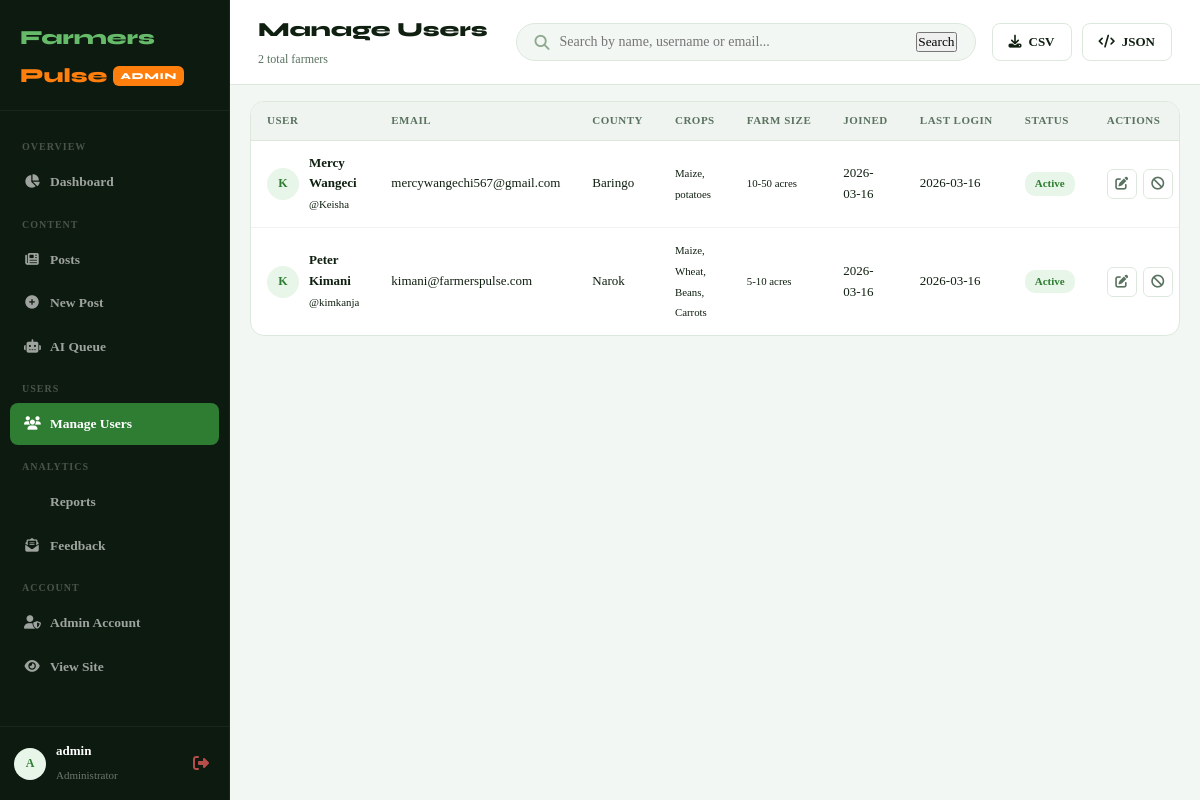
/admin/users (signed in), run on an earlier commit of the app's database.
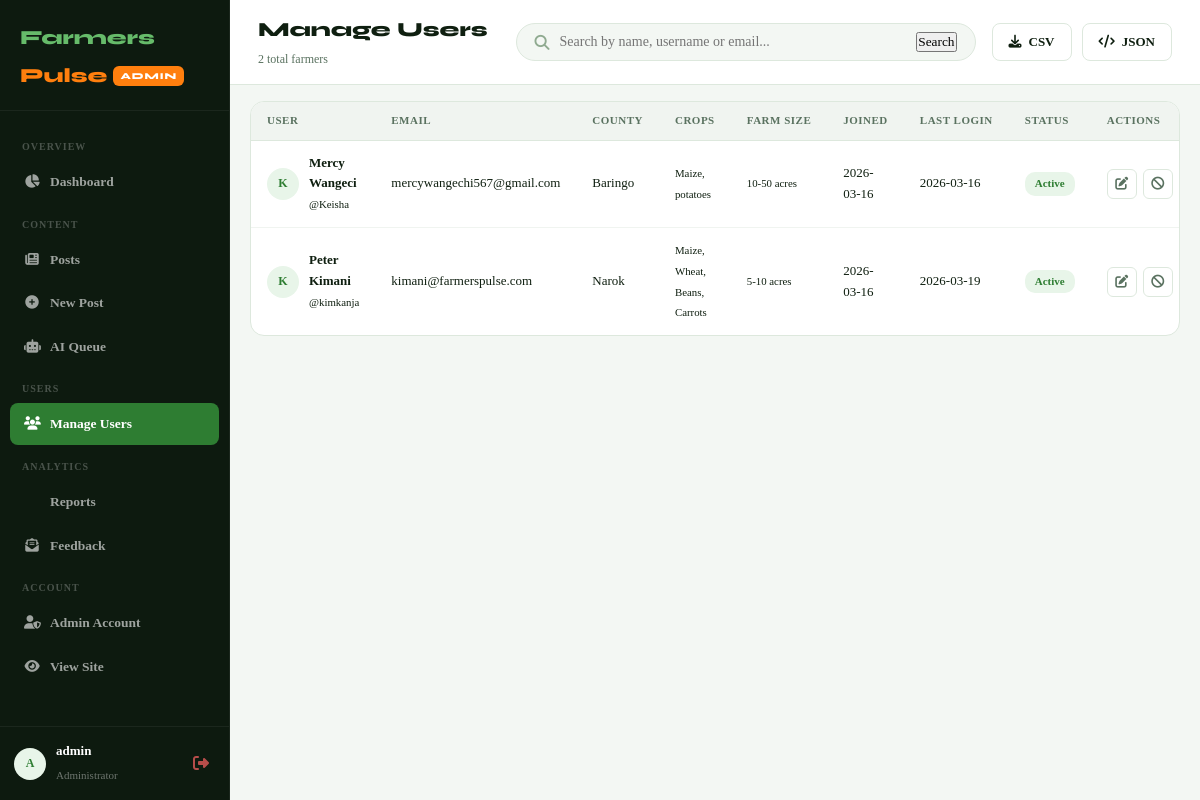
And on a later commit of the database.
### tables this page shows
CREATE TABLE users (
        id INTEGER PRIMARY KEY AUTOINCREMENT,
        username TEXT UNIQUE NOT NULL,
        email TEXT UNIQUE NOT NULL,
        password TEXT NOT NULL,
        role TEXT DEFAULT 'farmer',
        full_name TEXT DEFAULT '',
        phone TEXT DEFAULT '',
        county TEXT DEFAULT '',
        crop_types TEXT DEFAULT '',
        farm_size TEXT DEFAULT '',
        bio TEXT DEFAULT '',
        profile_pic TEXT DEFAULT '',
        is_active INTEGER DEFAULT 1,
        is_banned INTEGER DEFAULT 0,
        ban_reason TEXT DEFAULT '',
        created_at TEXT DEFAULT (datetime('now')),
        last_login TEXT
    );

### app.py (the view)
@app.route("/admin/users")
@login_required
@admin_required
def admin_users():
    page=request.args.get("page",1,type=int); search=request.args.get("search",""); per_page=15; offset=(page-1)*per_page
    conn=get_db(); where="role='farmer'"; params=[]
    if search: where+=" AND (username LIKE ? OR email LIKE ? OR full_name LIKE ?)"; params.extend([f"%{search}%"]*3)
    total=conn.execute(f"SELECT COUNT(*) FROM users WHERE {where}",params).fetchone()[0]
    users=conn.execute(f"SELECT * FROM users WHERE {where} ORDER BY created_at DESC LIMIT ? OFFSET ?",params+[per_page,offset]).fetchall()
    conn.close(); total_pages=(total+per_page-1)//per_page
    return render_template("admin_users.html",users=users,search=search,page=page,total_pages=total_pages,total=total)

### app.py (called while the page is built)
def get_db():
    if not os.path.exists("database"):
        os.makedirs("database")
    conn = sqlite3.connect(DATABASE)
    conn.row_factory = sqlite3.Row
    conn.execute("PRAGMA foreign_keys = ON")
    return conn

def login_required(f):
    @wraps(f)
    def dec(*a,**k):
        if "user_id" not in session: return redirect(url_for("login"))
        return f(*a,**k)
    return dec

def admin_required(f):
    @wraps(f)
    def dec(*a,**k):
        if "user_id" not in session or session.get("role")!="admin":
            flash("Admin access required.","error"); return redirect(url_for("dashboard"))
        return f(*a,**k)
    return dec

def current_user():
    if "user_id" not in session: return None
    conn=get_db(); u=conn.execute("SELECT * FROM users WHERE id=?",(session["user_id"],)).fetchone(); conn.close(); return u

@app.context_processor
def inject_globals():
    u=current_user(); unread=0; pending_ai=0; unread_feedback=0
    if u:
        conn=get_db()
        unread=conn.execute("SELECT COUNT(*) FROM notifications WHERE user_id=? AND is_read=0",(u["id"],)).fetchone()[0]
        if u["role"]=="admin":
            pending_ai=conn.execute("SELECT COUNT(*) FROM posts WHERE is_published=0 AND source='ai_model'").fetchone()[0]
            unread_feedback=conn.execute("SELECT COUNT(*) FROM feedback WHERE status='unread'").fetchone()[0]
        conn.close()
    return dict(current_user=u,unread_count=unread,pending_ai_count=pending_ai,unread_feedback=unread_feedback)

### templates/admin_users.html (shortened to what this page needs)
{% extends "base.html" %}
{% block body_class %}admin-body{% endblock %}
{% block extra_css %}<link rel="stylesheet" href="{{ url_for('static', filename='css/admin.css') }}">{% endblock %}
{% block content %}
<div class="admin-layout">
  {% include '_admin_sidebar.html' %}
  <div class="admin-main">
    <header class="admin-topbar">
      <div class="admin-topbar-title"><h1>Manage Users</h1><span>{{ total }} total farmers</span></div>
      <div class="admin-topbar-search">
        <form method="GET" action="{{ url_for('admin_users') }}" class="admin-search-bar">
          <i class="fas fa-search"></i>
          <input type="text" name="search" placeholder="Search by name, username or email..." value="{{ search }}">
          <button type="submit">Search</button>
        </form>
      </div>
      <div class="admin-topbar-right">
        <a href="{{ url_for('export_report', type='users', format='csv') }}" class="btn-admin-outline"><i class="fas fa-download"></i> CSV</a>
        <a href="{{ url_for('export_report', type='users', format='json') }}" class="btn-admin-outline"><i class="fas fa-code"></i> JSON</a>
      </div>
    </header>
    <div class="admin-content">
      <div class="table-card full-width">
        <div class="table-scroll">
          <table class="admin-table">
            <thead>
              <tr><th>User</th><th>Email</th><th>County</th><th>Crops</th><th>Farm Size</th><th>Joined</th><th>Last Login</th><th>Status</th><th>Actions</th></tr>
            </thead>
            <tbody>
              {% for u in users %}
              <tr id="user-row-{{ u['id'] }}">
                <td><div class="user-cell"><div class="avatar-sm-tbl">{{ u['username'][0].upper() }}</div><div><strong>{{ u['full_name'] or u['username'] }}</strong><br><small>@{{ u['username'] }}</small></div></div></td>
                <td>{{ u['email'] }}</td>
                <td>{{ u['county'] or '—' }}</td>
                <td><small>{{ u['crop_types'] or '—' }}</small></td>
                <td><small>{{ u['farm_size'] or '—' }}</small></td>
                <td>{{ u['created_at'][:10] }}</td>
                <td>{{ u['last_login'][:10] if u['last_login'] else 'Never' }}</td>
                <td>
                  {% if u['is_banned'] %}
                    <span class="banned-badge">Banned</span>
                  {% else %}
                    <span class="status-badge {% if u['is_active'] %}active{% else %}inactive{% endif %}" id="status-{{ u['id'] }}">{{ 'Active' if u['is_active'] else 'Inactive' }}</span>
                  {% endif %}
                </td>
                <td>
                  <div class="action-btns">
                    <a href="{{ url_for('admin_edit_user', uid=u['id']) }}" class="tbl-btn tbl-edit" title="Edit User"><i class="fas fa-edit"></i></a>
                    <button class="tbl-btn tbl-toggle" onclick="toggleUser({{ u['id'] }})" title="{{ 'Deactivate' if u['is_active'] else 'Activate' }}"><i class="fas fa-{% if u['is_active'] %}ban{% else %}check{% endif %}"></i></button>
                  </div>
                </td>
              </tr>
              {% else %}
              <tr><td colspan="9" class="empty-td">No users found.</td></tr>
              {% endfor %}
            </tbody>
          </table>
        </div>
      </div>
    </div>
  </div>
</div>
{% endblock %}

### templates/base.html (shortened to what this page needs)
<!DOCTYPE html>
<html lang="en">
<head>
  <link rel="stylesheet" href="https://cdnjs.cloudflare.com/ajax/libs/font-awesome/6.5.1/css/all.min.css">
  <link rel="stylesheet" href="{{ url_for('static', filename='css/main.css') }}">
  {% block extra_css %}{% endblock %}
</head>
<body class="{% block body_class %}{% endblock %}">
  {% block content %}{% endblock %}
</body>
</html>

### templates/_admin_sidebar.html (shortened to what this page needs)
<aside class="admin-sidebar" id="adminSidebar">
  <div class="admin-sidebar-logo">
    <span class="logo-green">Farmers</span><span class="logo-orange">Pulse</span>
    <span class="admin-badge">ADMIN</span>
  </div>
  <nav class="admin-nav">
    <div class="nav-section-label">Overview</div>
    <a href="{{ url_for('admin_dashboard') }}" class="admin-nav-item {% if request.endpoint=='admin_dashboard' %}active{% endif %}"><i class="fas fa-chart-pie"></i><span>Dashboard</span></a>
    <div class="nav-section-label">Content</div>
    <a href="{{ url_for('admin_posts') }}" class="admin-nav-item {% if request.endpoint in ['admin_posts','admin_edit_post','admin_create_post'] %}active{% endif %}"><i class="fas fa-newspaper"></i><span>Posts</span></a>
    <a href="{{ url_for('admin_create_post') }}" class="admin-nav-item {% if request.endpoint=='admin_create_post' %}active{% endif %}"><i class="fas fa-plus-circle"></i><span>New Post</span></a>
    <a href="{{ url_for('admin_pending_posts') }}" class="admin-nav-item {% if request.endpoint=='admin_pending_posts' %}active{% endif %}">
      <i class="fas fa-robot"></i><span>AI Queue {% if pending_ai_count > 0 %}<span class="nav-badge">{{ pending_ai_count }}</span>{% endif %}</span>
    </a>
    <div class="nav-section-label">Users</div>
    <a href="{{ url_for('admin_users') }}" class="admin-nav-item {% if request.endpoint in ['admin_users','admin_edit_user'] %}active{% endif %}"><i class="fas fa-users"></i><span>Manage Users</span></a>
    <div class="nav-section-label">Analytics</div>
    <a href="{{ url_for('admin_reports') }}" class="admin-nav-item {% if request.endpoint=='admin_reports' %}active{% endif %}"><span>Reports</span></a>
    <a href="{{ url_for('admin_feedback') }}" class="admin-nav-item {% if request.endpoint=='admin_feedback' %}active{% endif %}">
      <i class="fas fa-envelope-open-text"></i><span>Feedback {% if unread_feedback > 0 %}<span class="nav-badge">{{ unread_feedback }}</span>{% endif %}</span>
    </a>
    <div class="nav-section-label">Account</div>
    <a href="{{ url_for('admin_account') }}" class="admin-nav-item {% if request.endpoint=='admin_account' %}active{% endif %}"><i class="fas fa-user-shield"></i><span>Admin Account</span></a>
    <a href="{{ url_for('dashboard') }}" class="admin-nav-item"><i class="fas fa-eye"></i><span>View Site</span></a>
  </nav>
  <div class="admin-sidebar-footer">
    <div class="admin-user-chip">
      <div class="avatar-sm-tbl">{{ current_user['username'][0].upper() }}</div>
      <div><strong>{{ current_user['username'] }}</strong><span>Administrator</span></div>
    </div>
    <a href="{{ url_for('logout') }}" class="admin-logout"><i class="fas fa-sign-out-alt"></i></a>
  </div>
</aside>

### static/css/main.css (style rules this page uses)
:root { --green: #2e7d32; --green-light: #43a047; --green-dark: #1b5e20; --green-soft: rgba(46, 125, 50, 0.08); --orange: #ff7f0e; --orange-dark: #e65100; --orange-soft: rgba(255, 127, 14, 0.10); --bg: #f3f7f3; --surface: #ffffff; --surface2: #f0f4f0; --border: #dde8dd; --border-light: #eef4ee; --text: #0f1f10; --text-muted: #5a7260; --text-light: #8faa90; --sidebar-bg: #0d1a0f; --sidebar-text: #c8e0ca; --radius: 12px; --radius-sm: 8px; --radius-lg: 18px; --shadow: 0 2px 12px rgba(0, 0, 0, 0.07); --shadow-md: 0 4px 24px rgba(0, 0, 0, 0.10); --shadow-lg: 0 8px 40px rgba(0, 0, 0, 0.14); --tr: 0.2s ease; --font: 'Times New Roman', Times, serif; --font-display: 'Syne', 'Times New Roman', serif; }
*, *::before, *::after { box-sizing: border-box; margin: 0; padding: 0; }
html { scroll-behavior: smooth; }
body { font-family: var(--font); font-size: 15px; color: var(--text); background: var(--bg); line-height: 1.6; -webkit-font-smoothing: antialiased; }
a { color: inherit; text-decoration: none; }
input, select, textarea, button { font-family: var(--font); }
.logo-green { color: #66bb6a; }
.logo-orange { color: var(--orange); }

What changed in the data, as far as the page shows it:
changed users "Peter Kimani": last_login "2026-03-16" → "2026-03-19"
